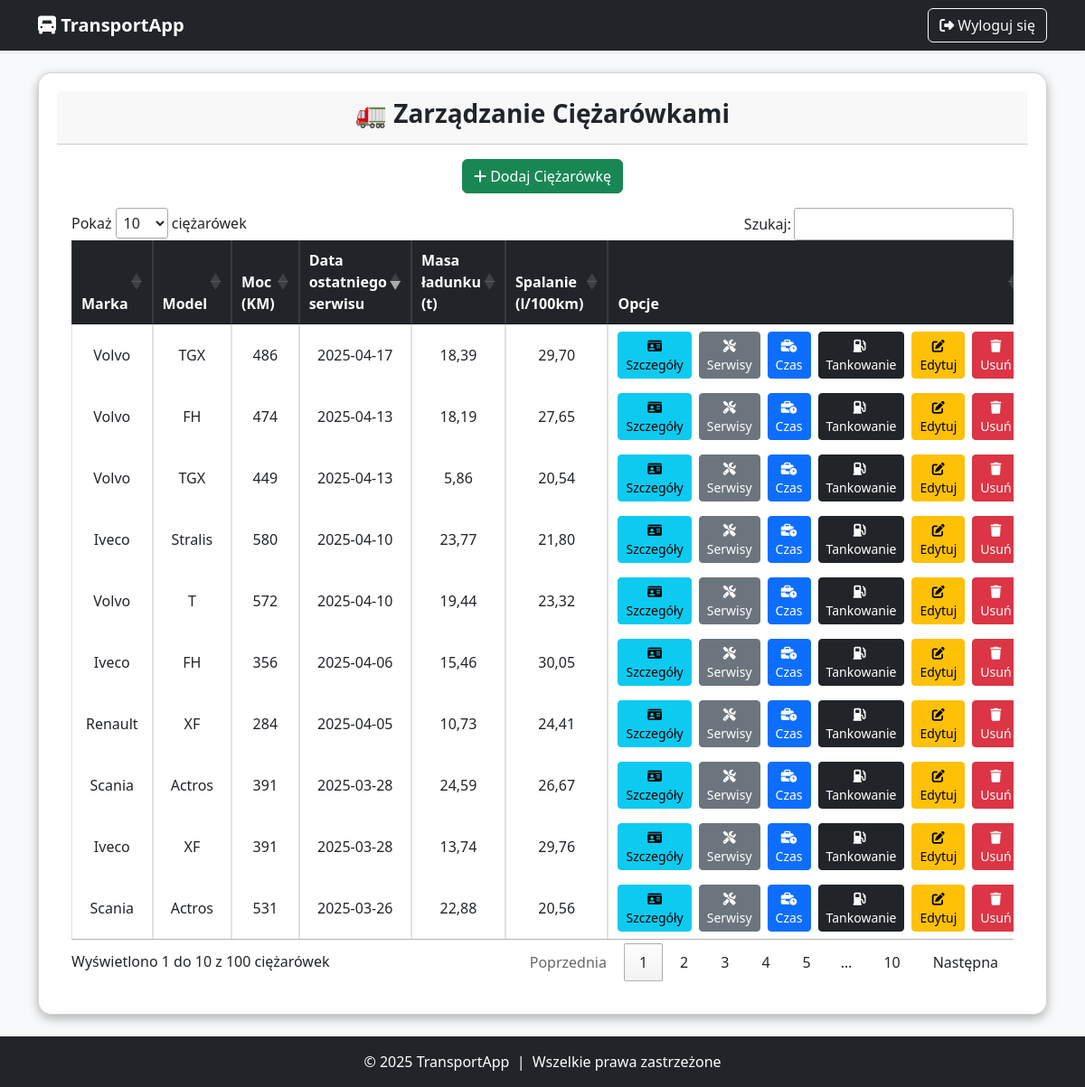
/users/ciezarowki/ (signed in), run on the app's committed database.
### users/models.py (models this page shows, shortened)
class Ciezarowka(models.Model):
    ciez_id = models.AutoField(primary_key=True)
    ciez_marka = models.CharField(max_length=50, verbose_name="Marka")
    ciez_model = models.CharField(max_length=50, verbose_name="Model")
    ciez_moc = models.IntegerField(
        verbose_name="Moc (KM)",
        validators=[MinValueValidator(0, message="Moc nie może być ujemna.")]
    )
    ciez_nr_rejestr = models.CharField(
        max_length=15,
        verbose_name="Numer rejestracyjny",
        validators=[RegexValidator(
            regex=r'^[A-Z0-9]{2,3}\s?[A-Z0-9]{4,6}$',
            message="Podaj poprawny numer rejestracyjny."
        )]
    )
    ciez_przebieg = models.IntegerField(
        verbose_name="Przebieg (km)",
        validators=[MinValueValidator(0, message="Przebieg nie może być ujemny.")]
    )
    ciez_rok_prod = models.IntegerField(
        verbose_name="Rok produkcji",
        validators=[
            MinValueValidator(0, message="Rok produkcji nie może być mniejszy od 0."),
            MaxValueValidator(date.today().year, message=f"Rok produkcji nie może być większy niż {date.today().year}.")
        ]
    )
    ciez_data_zakupu = models.DateField(verbose_name="Data zakupu")
    ciez_data_serwisu = models.DateField(verbose_name="Data ostatniego serwisu")
    ciez_masa_wlasna = models.DecimalField(
        max_digits=7, decimal_places=2,
        verbose_name="Masa własna (t)",
        validators=[MinValueValidator(0.01, message="Masa własna musi być większa od 0.")]
    )
    ciez_masa_ladunku = models.DecimalField(
        max_digits=7, decimal_places=2,
        verbose_name="Masa ładunku (t)",
        validators=[MinValueValidator(0.01, message="Masa ładunku musi być większa od 0.")]
    )
    ciez_dop_masa_calk = models.DecimalField(
        max_digits=7, decimal_places=2,
        verbose_name="Dopuszczalna masa całkowita (t)",
        validators=[MinValueValidator(0.01, message="Dopuszczalna masa całkowita musi być większa od 0.")]
    )
    ciez_spalanie_na_100km = models.DecimalField(
        max_digits=5, decimal_places=2,
        verbose_name="Spalanie na 100 km (l)",
        validators=[MinValueValidator(0, message="Spalanie nie może być mniejsze niż 0.")]
    )
    ciez_paliwo_litry = models.FloatField(
        verbose_name="Stan paliwa (l)",
        validators=[MinValueValidator(0)],
        null=True,
        blank=True
    )
    ciez_bak_max = models.FloatField(
        verbose_name="Pojemność baku (l)",
        validators=[MinValueValidator(1)],
        null=True,
        blank=True
    )

### users/views/ciezarowka_views.py (the view)
# urls.py: path("ciezarowki/", zarzadzaj_ciezarowkami, name="zarzadzaj_ciezarowkami"),
@login_required
def zarzadzaj_ciezarowkami(request):
    ciezarowki = Ciezarowka.objects.all()
    return render(request, "users/zarzadzanie/zarzadzaj_ciezarowkami.html", {"ciezarowki": ciezarowki})

### users/templates/users/zarzadzanie/zarzadzaj_ciezarowkami.html (shortened to what this page needs)
{% extends 'base.html' %}
{% block content %}
<div class="row justify-content-center">
    <div class="col-md-12 col-lg-12">
        <div class="card text-center">
            <div class="card-header">
                <h3 class="fw-bold">🚛 Zarządzanie Ciężarówkami</h3>
            </div>
            <div class="card-body">
                <a href="{% url 'dodaj_ciezarowke' %}" class="btn btn-success mb-3">
                    <i class="fa-solid fa-plus"></i> Dodaj Ciężarówkę
                </a>
                <div class="table-responsive">
                    <table id="ciezarowkiTable" class="table table-bordered table-hover align-middle">
                        <thead class="table-dark">
                            <tr>
                                <th>Marka</th>
                                <th>Model</th>
                                <th>Moc (KM)</th>
                                <th>Data ostatniego serwisu</th>
                                <th>Masa ładunku (t)</th>
                                <th>Spalanie (l/100km)</th>
                                <th>Opcje</th>
                            </tr>
                        </thead>
                        <tbody>
                            {% for ciezarowka in ciezarowki %}
                            <tr>
                                <td>{{ ciezarowka.ciez_marka }}</td>
                                <td>{{ ciezarowka.ciez_model }}</td>
                                <td>{{ ciezarowka.ciez_moc }}</td>
                                <td>{{ ciezarowka.ciez_data_serwisu|date:"Y-m-d" }}</td>
                                <td>{{ ciezarowka.ciez_masa_ladunku }}</td>
                                <td>{{ ciezarowka.ciez_spalanie_na_100km }}</td>
                                <td>
                                  <div class="d-flex justify-content-center gap-2">
                                    <a href="{% url 'szczegoly_ciezarowki' ciezarowka.ciez_id %}" class="btn btn-info btn-sm flex-fill">
                                      <i class="fa-solid fa-id-card"></i> Szczegóły
                                    </a>
                                    <a href="{% url 'historia_serwisow' ciezarowka.ciez_id %}" class="btn btn-secondary btn-sm flex-fill">
                                        <i class="fa-solid fa-screwdriver-wrench"></i> Serwisy
                                    </a>
                                    <a href="{% url 'czas_ciezarowki_redirect' ciezarowka.ciez_id %}" class="btn btn-primary btn-sm flex-fill">
                                        <i class="fa-solid fa-business-time"></i> Czas
                                    </a>
                                    <a href="{% url 'historia_tankowania' ciezarowka.ciez_id %}" class="btn btn-dark btn-sm flex-fill">
                                        <i class="fa-solid fa-gas-pump me-1"></i> Tankowanie
                                    </a>
                                      <a href="{% url 'edytuj_ciezarowke' ciezarowka.ciez_id %}" class="btn btn-warning btn-sm flex-fill">
                                      <i class="fa-solid fa-edit"></i> Edytuj
                                    </a>
                                    <a href="{% url 'usun_ciezarowke' ciezarowka.ciez_id %}" class="btn btn-danger btn-sm flex-fill">
                                      <i class="fa-solid fa-trash"></i> Usuń
                                    </a>
                                  </div>
                                </td>
                            </tr>
                            {% endfor %}
                        </tbody>
                    </table>
                </div>
            </div>
        </div>
    </div>
</div>
<link rel="stylesheet" href="https://cdn.datatables.net/1.11.5/css/jquery.dataTables.min.css">
{% endblock %}

### data on the page
Ciezarowka: ciez_marka "Scania", ciez_model "Actros", ciez_moc "531", ciez_data_serwisu "2025-03-26", ciez_masa_ladunku "22,88", ciez_spalanie_na_100km "20,56"
Ciezarowka: ciez_marka "Scania", ciez_model "Actros", ciez_moc "391", ciez_data_serwisu "2025-03-28", ciez_masa_ladunku "24,59", ciez_spalanie_na_100km "26,67"
Ciezarowka: ciez_marka "Iveco", ciez_model "XF", ciez_moc "391", ciez_data_serwisu "2025-03-28", ciez_masa_ladunku "13,74", ciez_spalanie_na_100km "29,76"
Ciezarowka: ciez_marka "Iveco", ciez_model "Stralis", ciez_moc "580", ciez_data_serwisu "2025-04-10", ciez_masa_ladunku "23,77", ciez_spalanie_na_100km "21,80"
Ciezarowka: ciez_marka "Renault", ciez_model "XF", ciez_moc "284", ciez_data_serwisu "2025-04-05", ciez_masa_ladunku "10,73", ciez_spalanie_na_100km "24,41"
Ciezarowka: ciez_marka "Iveco", ciez_model "FH", ciez_moc "356", ciez_data_serwisu "2025-04-06", ciez_masa_ladunku "15,46", ciez_spalanie_na_100km "30,05"
Ciezarowka: ciez_marka "Volvo", ciez_model "FH", ciez_moc "474", ciez_data_serwisu "2025-04-13", ciez_masa_ladunku "18,19", ciez_spalanie_na_100km "27,65"
Ciezarowka: ciez_marka "Volvo", ciez_model "TGX", ciez_moc "449", ciez_data_serwisu "2025-04-13", ciez_masa_ladunku "5,86", ciez_spalanie_na_100km "20,54"
Ciezarowka: ciez_marka "Volvo", ciez_model "TGX", ciez_moc "486", ciez_data_serwisu "2025-04-17", ciez_masa_ladunku "18,39", ciez_spalanie_na_100km "29,70"
Ciezarowka: ciez_marka "Volvo", ciez_model "T", ciez_moc "572", ciez_data_serwisu "2025-04-10", ciez_masa_ladunku "19,44", ciez_spalanie_na_100km "23,32"
